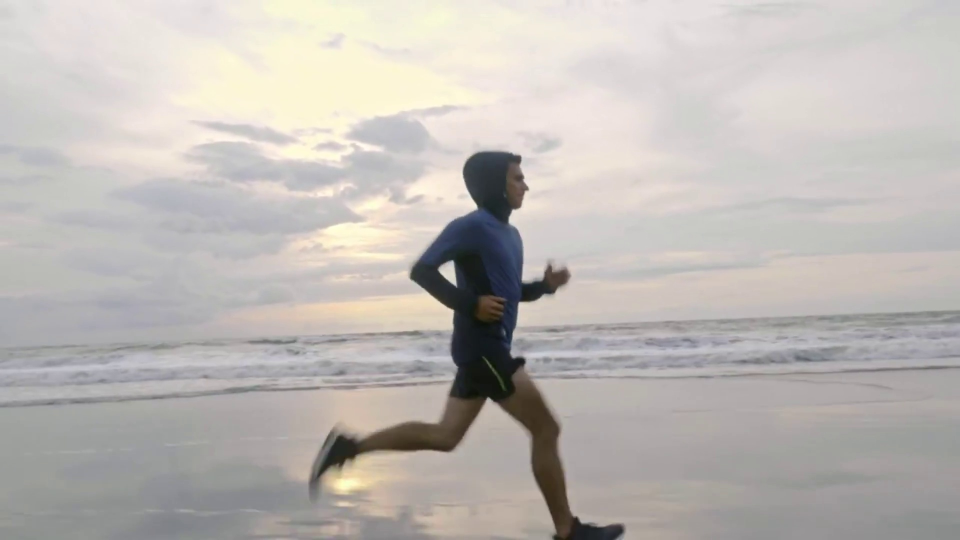
#> input picture HUMAN_ACTIVITY_RECOGNITION-main/Images/RUN.jpg, 1920 x 1080 px, found by its file name (shown at 1/2 size)
$ jupyter execute 'HAR Image processing.ipynb'   (older library calls are emulated)
#> lines starting #> are read from the running program, lines starting #| are printed output that depends on the picture; after the words box and inside, x2 and y2 are one past the last pixel; in counts of white or black regions, pixels touching at a corner belong together
[cell 1]
# importing libraries.
import numpy as np
import matplotlib.pyplot as plt
from PIL import Image

[cell 2]
# storing image path
fname = "RUN.jpg"

# opening image using pil
displayimage = Image.open(fname)
#> displayimage is the input picture: PIL image 1920x1080 RGB; mean R, G, B 188.9, 184.4, 180.5
image = Image.open(fname).convert("L")
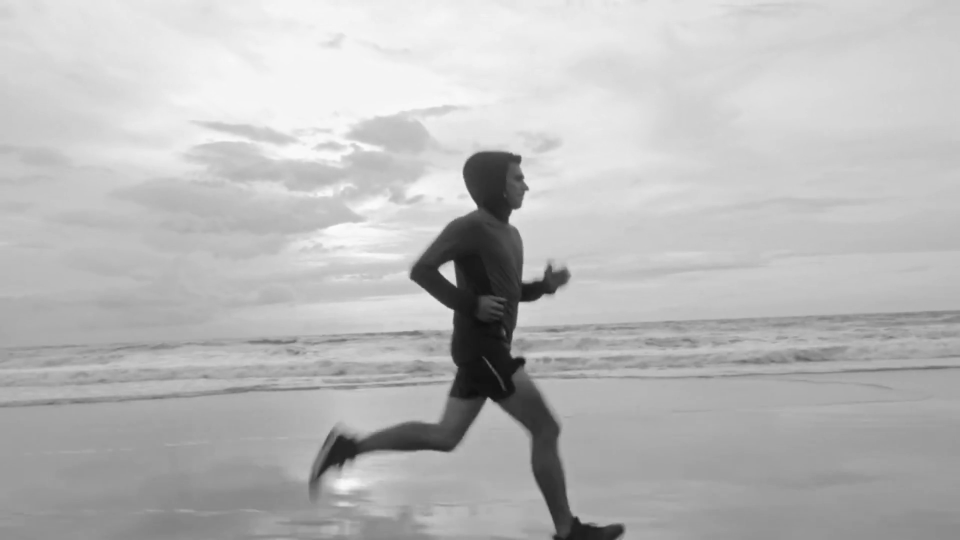
#> image: PIL image 1920x1080 L (shown at 1/2 size); min 14, max 252, mean 185.3

# mapping image to gray scale
plt.imshow(displayimage)
plt.show()
plt.imshow(image, cmap='gray')
plt.show()

[cell 3]
path = r"C:\Users\Mahima Anand\Documents\8 SEM\LAB\Image Processing\HAR FINAL\HAR\Images"
save_path = r"C:\Users\Mahima Anand\Documents\8 SEM\LAB\Image Processing\HAR FINAL\HAR\RGB_Gray"

[cell 4]
import cv2
import os
def image_process(image_path):
    img = cv2.imread(os.path.join(path, image_path))
    gray = cv2.cvtColor(img, cv2.COLOR_BGR2GRAY)
    resized = cv2.resize(gray, (224, 224), interpolation = cv2.INTER_AREA)
    cv2.imwrite(os.path.join(save_path, image_path), resized)
    return

[cell 5]
import numpy as np
import cv2
from matplotlib import pyplot as plt
path = r"C:\Users\Mahima Anand\Documents\8 SEM\LAB\Image Processing\HAR FINAL\HAR\Images\RUN.jpg"
img = cv2.imread(path, 0)
#> img: shape (1080, 1920); min 14, max 253, mean 185.3
sobelx = cv2.Sobel(img, cv2.CV_64F, 1, 0, ksize=5)
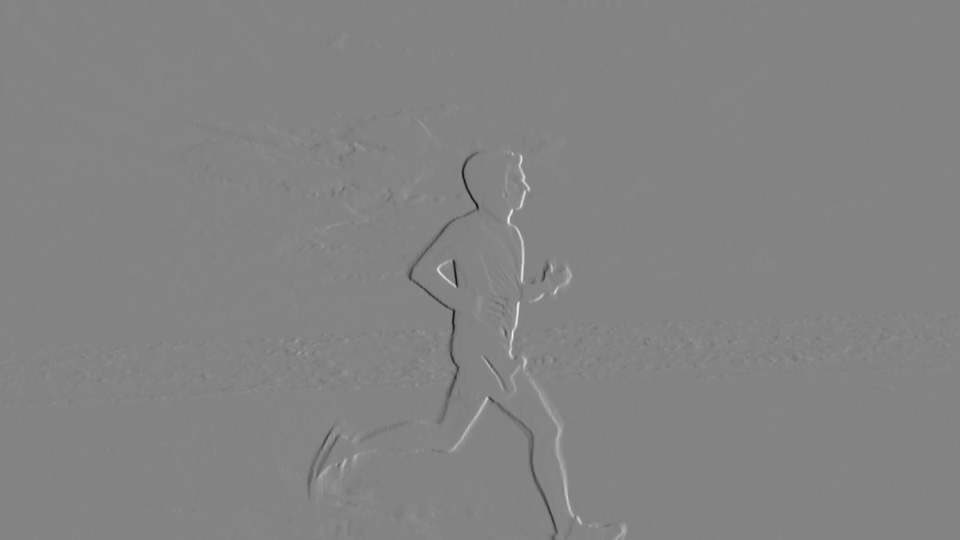
#> sobelx: shape (1080, 1920) float64 (shown at 1/2 size); min -5741, max 5359, mean -0.1; drawn with min black and max white
sobely = cv2.Sobel(img, cv2.CV_64F, 0, 1, ksize=5)
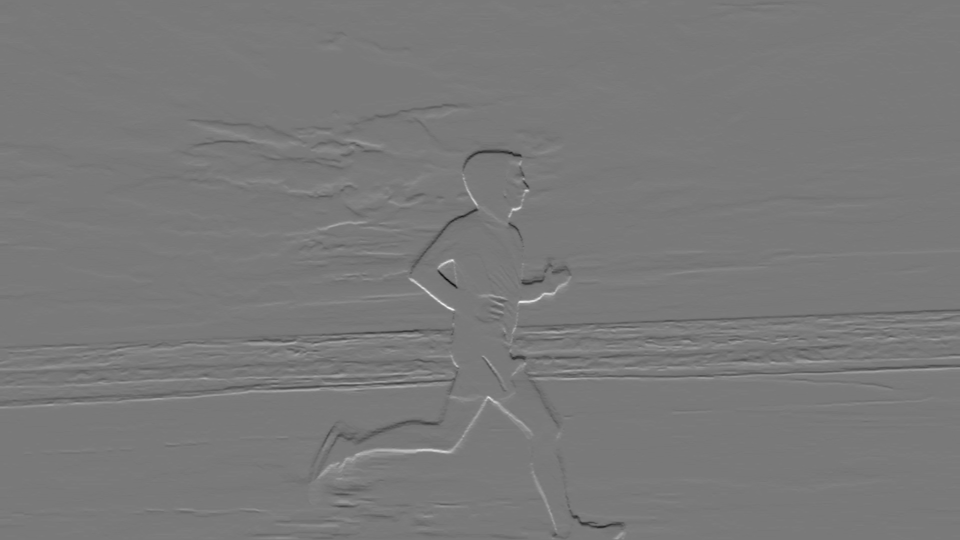
#> sobely: shape (1080, 1920) float64 (shown at 1/2 size); min -4835, max 5274, mean -10.4; drawn with min black and max white
sobel = np.sqrt(np.power(sobelx, 2) + np.power(sobely, 2))
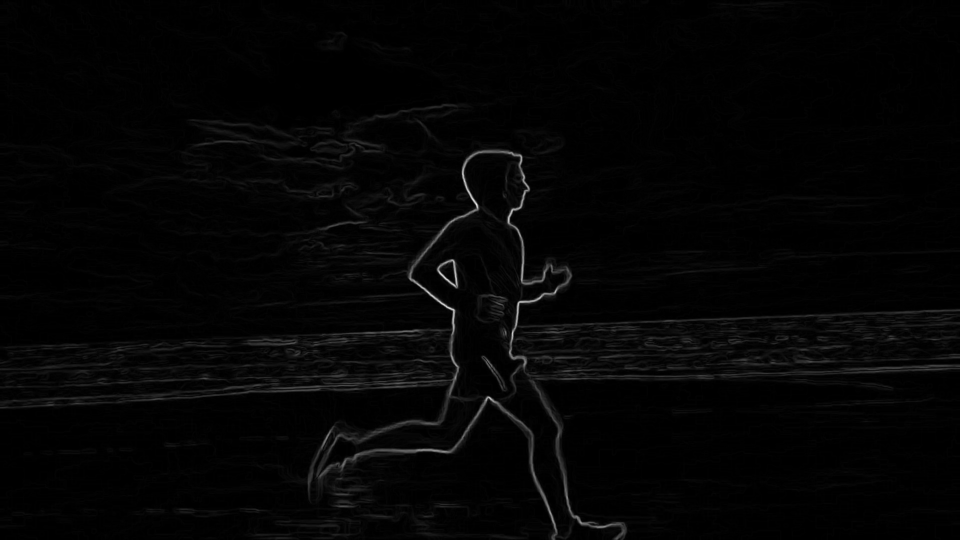
#> sobel: shape (1080, 1920) float64 (shown at 1/2 size); min 0, max 6431.4, mean 119.5; drawn with min black and max white
prewittx = np.array([[1, 1, 1], [0, 0, 0], [-1, -1, -1]])
prewitty = np.array([[1, 0, -1], [1, 0, -1], [1, 0, -1]])
prewittx_img = cv2.filter2D(img, -1, prewittx)
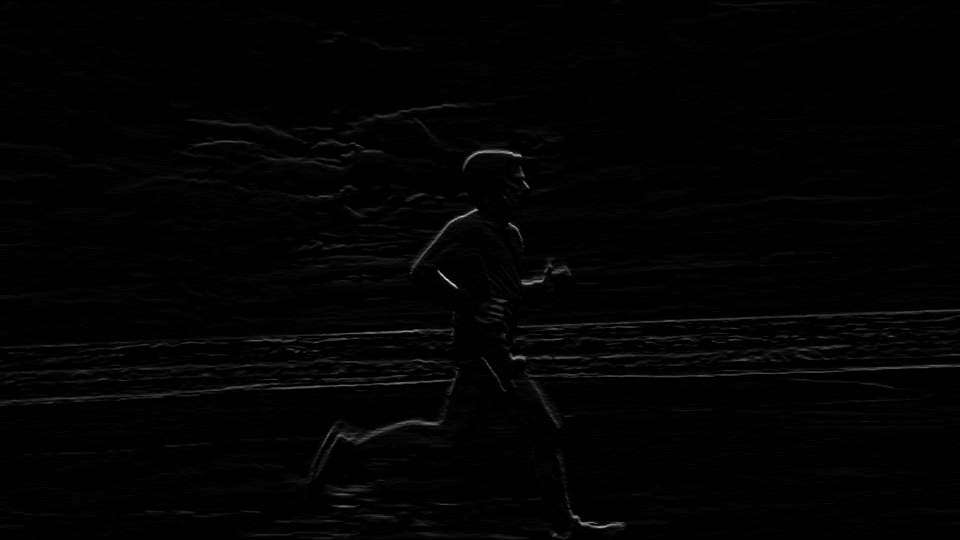
#> prewittx_img: shape (1080, 1920) (shown at 1/2 size); min 0, max 255, mean 2.6
prewitty_img = cv2.filter2D(img, -1, prewitty)
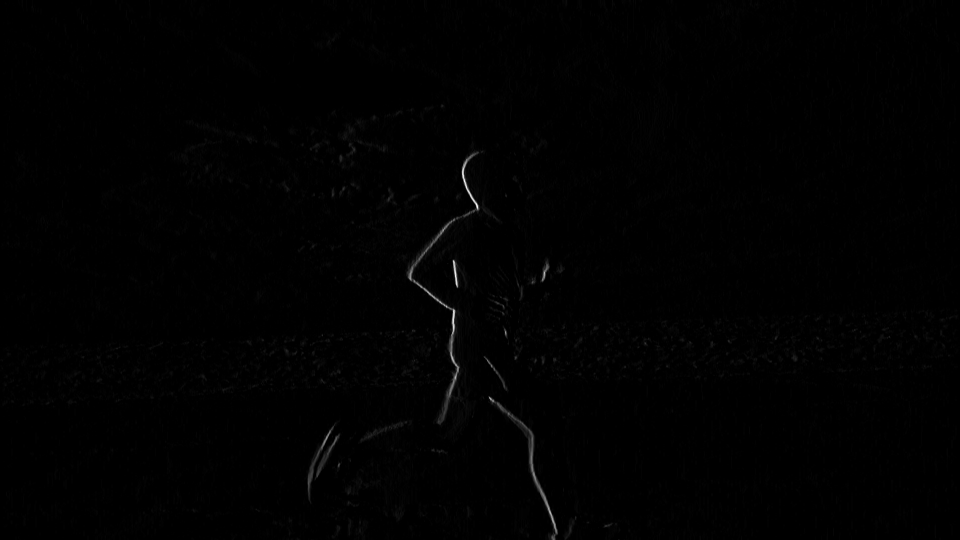
#> prewitty_img: shape (1080, 1920) (shown at 1/2 size); min 0, max 255, mean 1.1
prewitt = np.sqrt(np.power(prewittx_img, 2) + np.power(prewitty_img, 2))
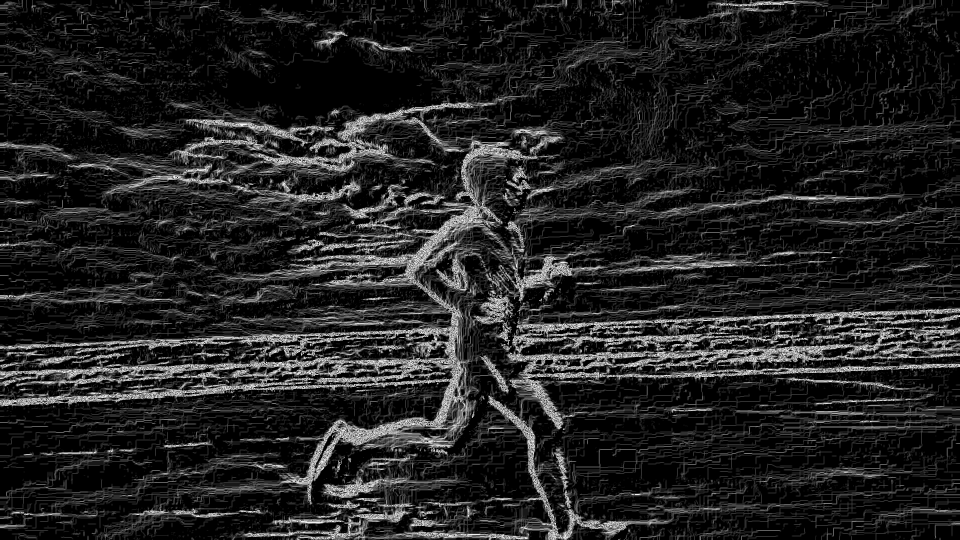
#> prewitt: shape (1080, 1920) float16 (shown at 1/2 size); min 0, max 15.91, mean 2.13; drawn with min black and max white
canny = cv2.Canny(img, 100, 200)
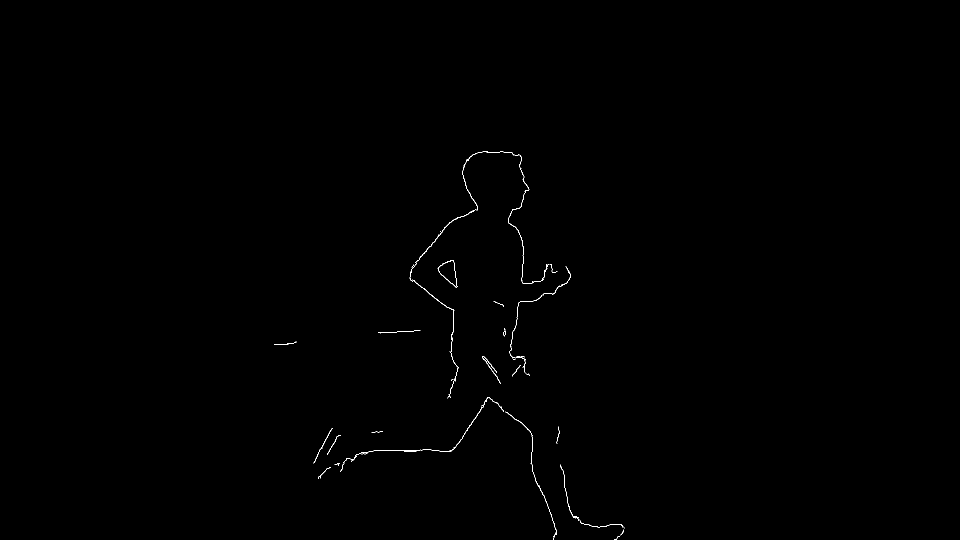
#> canny: shape (1080, 1920) (shown at 1/2 size); 0.19% white in thin lines or dots, all inside (x1, y1, x2, y2) = (548, 302, 1249, 1080)
plt.subplot(1, 2, 1), plt.imshow(img, cmap='gray')
plt.title('Original Image'), plt.xticks([]), plt.yticks([])
plt.subplot(1, 2, 2), plt.imshow(sobel, cmap='gray')
plt.title('Sobel Edge Image'), plt.xticks([]), plt.yticks([])
plt.show()

plt.subplot(1, 2, 1), plt.imshow(img, cmap='gray')
plt.title('Original Image'), plt.xticks([]), plt.yticks([])
plt.subplot(1, 2, 2), plt.imshow(prewitt, cmap='gray')
plt.title('Prewithh Edge Image'), plt.xticks([]), plt.yticks([])
plt.show()

plt.subplot(1, 2, 1), plt.imshow(img, cmap='gray')
plt.title('Original Image'), plt.xticks([]), plt.yticks([])
plt.subplot(1, 2, 2), plt.imshow(canny, cmap='gray')
plt.title('Canny Edge Image'), plt.xticks([]), plt.yticks([])
plt.show()
